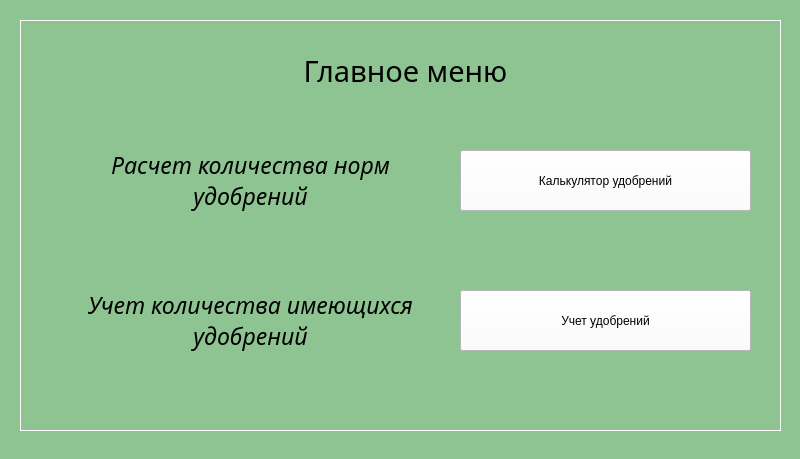
<?xml version="1.0" encoding="UTF-8"?>
<ui version="4.0">
 <class>ResultWindow</class>
 <widget class="QMainWindow" name="ResultWindow">
  <property name="geometry">
   <rect>
    <x>0</x>
    <y>0</y>
    <width>800</width>
    <height>459</height>
   </rect>
  </property>
  <property name="sizePolicy">
   <sizepolicy hsizetype="Fixed" vsizetype="Fixed">
    <horstretch>0</horstretch>
    <verstretch>0</verstretch>
   </sizepolicy>
  </property>
  <property name="minimumSize">
   <size>
    <width>800</width>
    <height>459</height>
   </size>
  </property>
  <property name="maximumSize">
   <size>
    <width>800</width>
    <height>459</height>
   </size>
  </property>
  <property name="windowTitle">
   <string>Главное меню</string>
  </property>
  <property name="styleSheet">
   <string notr="true">background-color: rgb(141, 196, 145);</string>
  </property>
  <widget class="QWidget" name="centralwidget">
   <widget class="QFrame" name="frame">
    <property name="geometry">
     <rect>
      <x>20</x>
      <y>20</y>
      <width>761</width>
      <height>411</height>
     </rect>
    </property>
    <property name="styleSheet">
     <string notr="true">color: rgb(255, 255, 255);</string>
    </property>
    <property name="frameShape">
     <enum>QFrame::Box</enum>
    </property>
    <property name="frameShadow">
     <enum>QFrame::Plain</enum>
    </property>
    <widget class="QLabel" name="stock_lbl">
     <property name="geometry">
      <rect>
       <x>60</x>
       <y>260</y>
       <width>341</width>
       <height>81</height>
      </rect>
     </property>
     <property name="minimumSize">
      <size>
       <width>0</width>
       <height>16</height>
      </size>
     </property>
     <property name="font">
      <font>
       <family>Book Antiqua</family>
       <pointsize>17</pointsize>
       <weight>50</weight>
       <italic>true</italic>
       <bold>false</bold>
      </font>
     </property>
     <property name="styleSheet">
      <string notr="true">color: rgb(0, 0, 0);</string>
     </property>
     <property name="text">
      <string>Учет количества имеющихся удобрений</string>
     </property>
     <property name="alignment">
      <set>Qt::AlignCenter</set>
     </property>
     <property name="wordWrap">
      <bool>true</bool>
     </property>
    </widget>
    <widget class="QPushButton" name="stock_btn">
     <property name="geometry">
      <rect>
       <x>440</x>
       <y>270</y>
       <width>291</width>
       <height>61</height>
      </rect>
     </property>
     <property name="styleSheet">
      <string notr="true">background-color: rgb(255, 255, 255);
color: rgb(0, 0, 0);
font: 14pt &quot;Book Antiqua&quot;;</string>
     </property>
     <property name="text">
      <string>Учет удобрений</string>
     </property>
     <property name="checkable">
      <bool>false</bool>
     </property>
     <property name="autoRepeatDelay">
      <number>300</number>
     </property>
    </widget>
    <widget class="QPushButton" name="main_btn">
     <property name="geometry">
      <rect>
       <x>440</x>
       <y>130</y>
       <width>291</width>
       <height>61</height>
      </rect>
     </property>
     <property name="styleSheet">
      <string notr="true">background-color: rgb(255, 255, 255);
color: rgb(0, 0, 0);
font: 14pt &quot;Book Antiqua&quot;;</string>
     </property>
     <property name="text">
      <string>Калькулятор удобрений</string>
     </property>
     <property name="checkable">
      <bool>false</bool>
     </property>
     <property name="autoRepeatDelay">
      <number>300</number>
     </property>
    </widget>
    <widget class="QLabel" name="main_lbl">
     <property name="geometry">
      <rect>
       <x>60</x>
       <y>120</y>
       <width>341</width>
       <height>81</height>
      </rect>
     </property>
     <property name="font">
      <font>
       <family>Book Antiqua</family>
       <pointsize>17</pointsize>
       <weight>50</weight>
       <italic>true</italic>
       <bold>false</bold>
      </font>
     </property>
     <property name="styleSheet">
      <string notr="true">color: rgb(0, 0, 0);</string>
     </property>
     <property name="text">
      <string>Расчет количества норм удобрений</string>
     </property>
     <property name="alignment">
      <set>Qt::AlignCenter</set>
     </property>
     <property name="wordWrap">
      <bool>true</bool>
     </property>
    </widget>
    <widget class="QLabel" name="title_lbl">
     <property name="geometry">
      <rect>
       <x>120</x>
       <y>10</y>
       <width>531</width>
       <height>81</height>
      </rect>
     </property>
     <property name="font">
      <font>
       <family>Book Antiqua</family>
       <pointsize>22</pointsize>
      </font>
     </property>
     <property name="styleSheet">
      <string notr="true">color: rgb(0, 0, 0);</string>
     </property>
     <property name="text">
      <string>Главное меню</string>
     </property>
     <property name="alignment">
      <set>Qt::AlignCenter</set>
     </property>
    </widget>
   </widget>
  </widget>
  <widget class="QStatusBar" name="statusbar"/>
 </widget>
 <resources/>
 <connections/>
</ui>
